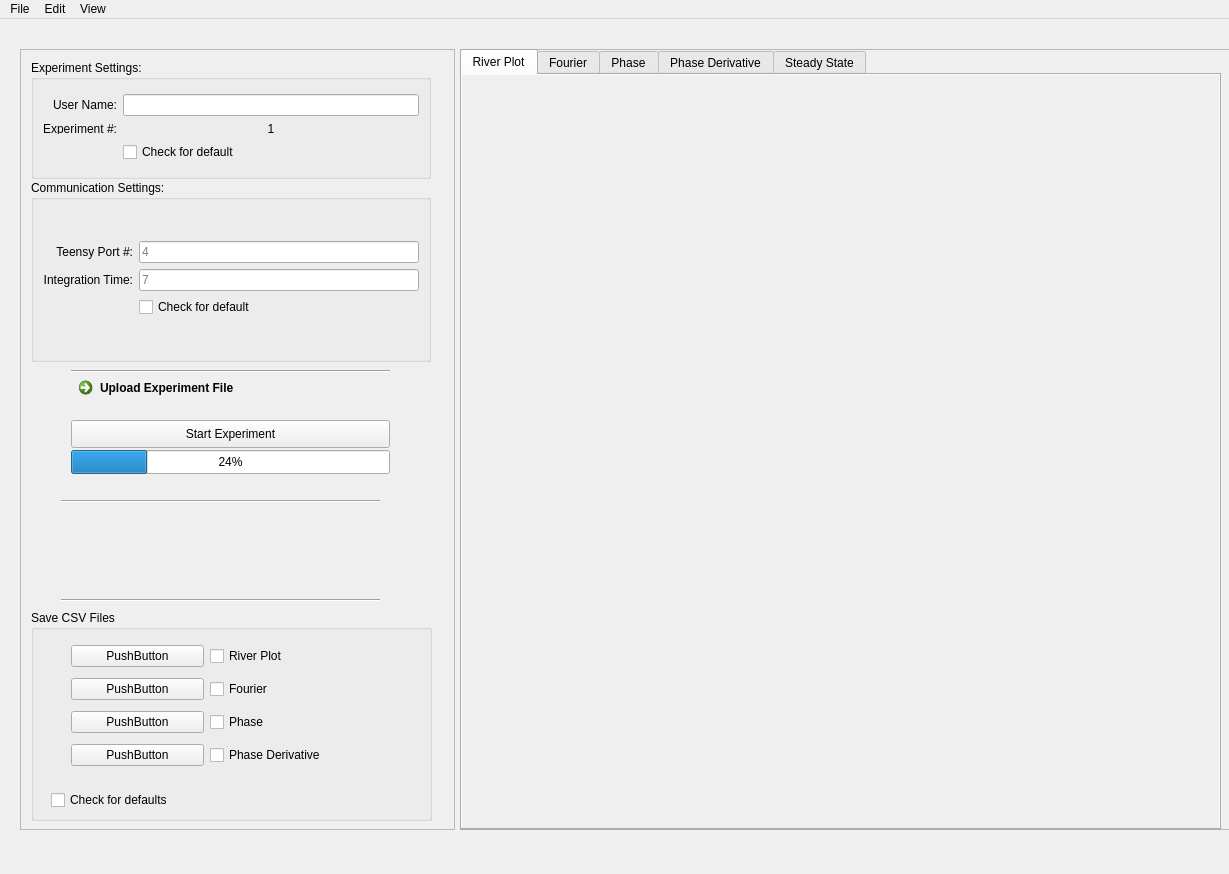
<?xml version="1.0" encoding="UTF-8"?>
<ui version="4.0">
 <class>experimentWindow</class>
 <widget class="QMainWindow" name="experimentWindow">
  <property name="geometry">
   <rect>
    <x>0</x>
    <y>0</y>
    <width>1229</width>
    <height>874</height>
   </rect>
  </property>
  <property name="windowTitle">
   <string>MainWindow</string>
  </property>
  <property name="windowIcon">
   <iconset>
    <normaloff>web.png</normaloff>web.png</iconset>
  </property>
  <widget class="QWidget" name="centralWidge">
   <widget class="QScrollArea" name="userScroll">
    <property name="geometry">
     <rect>
      <x>20</x>
      <y>30</y>
      <width>435</width>
      <height>781</height>
     </rect>
    </property>
    <property name="maximumSize">
     <size>
      <width>435</width>
      <height>16777215</height>
     </size>
    </property>
    <property name="widgetResizable">
     <bool>true</bool>
    </property>
    <widget class="QWidget" name="userInput">
     <property name="geometry">
      <rect>
       <x>0</x>
       <y>0</y>
       <width>433</width>
       <height>779</height>
      </rect>
     </property>
     <widget class="QGroupBox" name="settingsFrame">
      <property name="geometry">
       <rect>
        <x>10</x>
        <y>10</y>
        <width>400</width>
        <height>119</height>
       </rect>
      </property>
      <property name="minimumSize">
       <size>
        <width>400</width>
        <height>100</height>
       </size>
      </property>
      <property name="maximumSize">
       <size>
        <width>16777215</width>
        <height>400</height>
       </size>
      </property>
      <property name="statusTip">
       <string>Experiment settings</string>
      </property>
      <property name="title">
       <string>Experiment Settings:</string>
      </property>
      <layout class="QVBoxLayout" name="verticalLayout_2">
       <item>
        <layout class="QGridLayout" name="settingsInput">
         <item row="0" column="1">
          <widget class="QLineEdit" name="unameInput">
           <property name="focusPolicy">
            <enum>Qt::StrongFocus</enum>
           </property>
           <property name="statusTip">
            <string>Input user name</string>
           </property>
           <property name="autoFillBackground">
            <bool>false</bool>
           </property>
           <property name="inputMask">
            <string/>
           </property>
           <property name="text">
            <string/>
           </property>
           <property name="frame">
            <bool>true</bool>
           </property>
           <property name="cursorPosition">
            <number>0</number>
           </property>
           <property name="readOnly">
            <bool>false</bool>
           </property>
           <property name="clearButtonEnabled">
            <bool>false</bool>
           </property>
          </widget>
         </item>
         <item row="1" column="0">
          <widget class="QLabel" name="expNum">
           <property name="maximumSize">
            <size>
             <width>16777215</width>
             <height>10</height>
            </size>
           </property>
           <property name="statusTip">
            <string>Set experiment number</string>
           </property>
           <property name="text">
            <string>Experiment #:</string>
           </property>
           <property name="alignment">
            <set>Qt::AlignRight|Qt::AlignTrailing|Qt::AlignVCenter</set>
           </property>
          </widget>
         </item>
         <item row="0" column="0">
          <widget class="QLabel" name="unameLabel">
           <property name="text">
            <string>User Name:</string>
           </property>
           <property name="alignment">
            <set>Qt::AlignRight|Qt::AlignTrailing|Qt::AlignVCenter</set>
           </property>
          </widget>
         </item>
         <item row="1" column="1">
          <widget class="QLabel" name="label_13">
           <property name="statusTip">
            <string>Experiment number</string>
           </property>
           <property name="text">
            <string>1</string>
           </property>
           <property name="alignment">
            <set>Qt::AlignCenter</set>
           </property>
          </widget>
         </item>
         <item row="2" column="1">
          <widget class="QCheckBox" name="defaultCheck">
           <property name="statusTip">
            <string>Check for default options</string>
           </property>
           <property name="text">
            <string>Check for default</string>
           </property>
          </widget>
         </item>
        </layout>
       </item>
      </layout>
     </widget>
     <widget class="QGroupBox" name="commFrame">
      <property name="geometry">
       <rect>
        <x>10</x>
        <y>130</y>
        <width>400</width>
        <height>182</height>
       </rect>
      </property>
      <property name="minimumSize">
       <size>
        <width>400</width>
        <height>100</height>
       </size>
      </property>
      <property name="maximumSize">
       <size>
        <width>16777215</width>
        <height>400</height>
       </size>
      </property>
      <property name="statusTip">
       <string>Communication Settings</string>
      </property>
      <property name="title">
       <string>Communication Settings:</string>
      </property>
      <layout class="QVBoxLayout" name="verticalLayout_4">
       <item>
        <layout class="QGridLayout" name="commInput">
         <item row="0" column="1">
          <widget class="QLineEdit" name="teensyInput">
           <property name="statusTip">
            <string>Input user name</string>
           </property>
           <property name="inputMask">
            <string/>
           </property>
           <property name="text">
            <string/>
           </property>
           <property name="frame">
            <bool>true</bool>
           </property>
           <property name="cursorPosition">
            <number>0</number>
           </property>
           <property name="readOnly">
            <bool>false</bool>
           </property>
           <property name="placeholderText">
            <string>4</string>
           </property>
          </widget>
         </item>
         <item row="1" column="0">
          <widget class="QLabel" name="integration">
           <property name="text">
            <string>Integration Time:</string>
           </property>
           <property name="alignment">
            <set>Qt::AlignRight|Qt::AlignTrailing|Qt::AlignVCenter</set>
           </property>
          </widget>
         </item>
         <item row="2" column="1">
          <widget class="QCheckBox" name="checkBox_2">
           <property name="statusTip">
            <string>Check for default</string>
           </property>
           <property name="text">
            <string>Check for default</string>
           </property>
          </widget>
         </item>
         <item row="1" column="1">
          <widget class="QLineEdit" name="integrationInput">
           <property name="statusTip">
            <string>Input user name</string>
           </property>
           <property name="inputMask">
            <string/>
           </property>
           <property name="text">
            <string/>
           </property>
           <property name="frame">
            <bool>true</bool>
           </property>
           <property name="cursorPosition">
            <number>0</number>
           </property>
           <property name="readOnly">
            <bool>false</bool>
           </property>
           <property name="placeholderText">
            <string>7</string>
           </property>
          </widget>
         </item>
         <item row="0" column="0">
          <widget class="QLabel" name="teensyPort">
           <property name="text">
            <string>Teensy Port #:</string>
           </property>
           <property name="alignment">
            <set>Qt::AlignRight|Qt::AlignTrailing|Qt::AlignVCenter</set>
           </property>
          </widget>
         </item>
        </layout>
       </item>
      </layout>
     </widget>
     <widget class="Line" name="line1">
      <property name="geometry">
       <rect>
        <x>50</x>
        <y>320</y>
        <width>319</width>
        <height>3</height>
       </rect>
      </property>
      <property name="orientation">
       <enum>Qt::Horizontal</enum>
      </property>
     </widget>
     <widget class="QCommandLinkButton" name="uploadFile">
      <property name="enabled">
       <bool>true</bool>
      </property>
      <property name="geometry">
       <rect>
        <x>50</x>
        <y>320</y>
        <width>319</width>
        <height>50</height>
       </rect>
      </property>
      <property name="maximumSize">
       <size>
        <width>16777215</width>
        <height>50</height>
       </size>
      </property>
      <property name="cursor">
       <cursorShape>ArrowCursor</cursorShape>
      </property>
      <property name="statusTip">
       <string>Upload an excel file with experiment parameters</string>
      </property>
      <property name="autoFillBackground">
       <bool>false</bool>
      </property>
      <property name="text">
       <string>Upload Experiment File</string>
      </property>
      <property name="autoDefault">
       <bool>false</bool>
      </property>
     </widget>
     <widget class="Line" name="line3">
      <property name="geometry">
       <rect>
        <x>40</x>
        <y>450</y>
        <width>319</width>
        <height>3</height>
       </rect>
      </property>
      <property name="orientation">
       <enum>Qt::Horizontal</enum>
      </property>
     </widget>
     <widget class="QPushButton" name="startButton">
      <property name="geometry">
       <rect>
        <x>50</x>
        <y>370</y>
        <width>319</width>
        <height>28</height>
       </rect>
      </property>
      <property name="statusTip">
       <string>Start running the experiment</string>
      </property>
      <property name="text">
       <string>Start Experiment</string>
      </property>
     </widget>
     <widget class="QProgressBar" name="progressBar">
      <property name="geometry">
       <rect>
        <x>50</x>
        <y>400</y>
        <width>319</width>
        <height>24</height>
       </rect>
      </property>
      <property name="value">
       <number>24</number>
      </property>
      <property name="alignment">
       <set>Qt::AlignCenter</set>
      </property>
     </widget>
     <widget class="Line" name="line4">
      <property name="geometry">
       <rect>
        <x>40</x>
        <y>540</y>
        <width>319</width>
        <height>20</height>
       </rect>
      </property>
      <property name="orientation">
       <enum>Qt::Horizontal</enum>
      </property>
     </widget>
     <widget class="QGroupBox" name="saveBox">
      <property name="geometry">
       <rect>
        <x>10</x>
        <y>560</y>
        <width>401</width>
        <height>211</height>
       </rect>
      </property>
      <property name="title">
       <string>Save CSV Files</string>
      </property>
      <widget class="QWidget" name="gridLayoutWidget">
       <property name="geometry">
        <rect>
         <x>40</x>
         <y>30</y>
         <width>271</width>
         <height>135</height>
        </rect>
       </property>
       <layout class="QGridLayout" name="saveGrid">
        <item row="2" column="1">
         <widget class="QCheckBox" name="phaseCheck">
          <property name="text">
           <string>Phase</string>
          </property>
         </widget>
        </item>
        <item row="1" column="1">
         <widget class="QCheckBox" name="fourierCheck">
          <property name="text">
           <string>Fourier</string>
          </property>
         </widget>
        </item>
        <item row="3" column="1">
         <widget class="QCheckBox" name="pdCheck">
          <property name="text">
           <string>Phase Derivative</string>
          </property>
         </widget>
        </item>
        <item row="0" column="1">
         <widget class="QCheckBox" name="riverCheck">
          <property name="text">
           <string>River Plot</string>
          </property>
         </widget>
        </item>
        <item row="0" column="0">
         <widget class="QPushButton" name="riverLoc">
          <property name="text">
           <string>PushButton</string>
          </property>
         </widget>
        </item>
        <item row="1" column="0">
         <widget class="QPushButton" name="fourierLoc">
          <property name="text">
           <string>PushButton</string>
          </property>
         </widget>
        </item>
        <item row="2" column="0">
         <widget class="QPushButton" name="phaseLoc">
          <property name="text">
           <string>PushButton</string>
          </property>
         </widget>
        </item>
        <item row="3" column="0">
         <widget class="QPushButton" name="pdLoc">
          <property name="text">
           <string>PushButton</string>
          </property>
         </widget>
        </item>
       </layout>
      </widget>
      <widget class="QCheckBox" name="saveCheck">
       <property name="geometry">
        <rect>
         <x>20</x>
         <y>180</y>
         <width>181</width>
         <height>20</height>
        </rect>
       </property>
       <property name="text">
        <string>Check for defaults</string>
       </property>
      </widget>
     </widget>
     <widget class="QLabel" name="progressText">
      <property name="geometry">
       <rect>
        <x>40</x>
        <y>460</y>
        <width>311</width>
        <height>91</height>
       </rect>
      </property>
      <property name="autoFillBackground">
       <bool>false</bool>
      </property>
      <property name="text">
       <string/>
      </property>
      <property name="alignment">
       <set>Qt::AlignLeading|Qt::AlignLeft|Qt::AlignTop</set>
      </property>
     </widget>
    </widget>
   </widget>
   <widget class="QFrame" name="plotFrame">
    <property name="geometry">
     <rect>
      <x>460</x>
      <y>30</y>
      <width>1040</width>
      <height>781</height>
     </rect>
    </property>
    <property name="accessibleName">
     <string>Plot Frame</string>
    </property>
    <property name="accessibleDescription">
     <string>Frame containing tabs for experiment plots</string>
    </property>
    <property name="frameShape">
     <enum>QFrame::StyledPanel</enum>
    </property>
    <property name="frameShadow">
     <enum>QFrame::Raised</enum>
    </property>
    <widget class="QTabWidget" name="tabs">
     <property name="geometry">
      <rect>
       <x>0</x>
       <y>0</y>
       <width>761</width>
       <height>781</height>
      </rect>
     </property>
     <property name="maximumSize">
      <size>
       <width>1000</width>
       <height>16777215</height>
      </size>
     </property>
     <property name="statusTip">
      <string>Plot tabs</string>
     </property>
     <property name="currentIndex">
      <number>0</number>
     </property>
     <widget class="QWidget" name="riverTab">
      <property name="statusTip">
       <string>Plotting River Plot</string>
      </property>
      <attribute name="title">
       <string>River Plot</string>
      </attribute>
      <widget class="MplWidget" name="mplRiver" native="true">
       <property name="geometry">
        <rect>
         <x>0</x>
         <y>0</y>
         <width>761</width>
         <height>761</height>
        </rect>
       </property>
       <property name="minimumSize">
        <size>
         <width>500</width>
         <height>500</height>
        </size>
       </property>
       <property name="autoFillBackground">
        <bool>true</bool>
       </property>
      </widget>
     </widget>
     <widget class="QWidget" name="fourierTab">
      <property name="statusTip">
       <string>Plotting first frequency of fourier transfrom</string>
      </property>
      <attribute name="title">
       <string>Fourier</string>
      </attribute>
      <widget class="MplWidget" name="mplRiver_2" native="true">
       <property name="geometry">
        <rect>
         <x>0</x>
         <y>0</y>
         <width>761</width>
         <height>761</height>
        </rect>
       </property>
       <property name="minimumSize">
        <size>
         <width>500</width>
         <height>500</height>
        </size>
       </property>
       <property name="autoFillBackground">
        <bool>true</bool>
       </property>
      </widget>
     </widget>
     <widget class="QWidget" name="phaseTab">
      <property name="statusTip">
       <string>Plotting phase of spectrum</string>
      </property>
      <attribute name="title">
       <string>Phase</string>
      </attribute>
      <widget class="MplWidget" name="mplRiver_3" native="true">
       <property name="geometry">
        <rect>
         <x>0</x>
         <y>0</y>
         <width>761</width>
         <height>761</height>
        </rect>
       </property>
       <property name="minimumSize">
        <size>
         <width>500</width>
         <height>500</height>
        </size>
       </property>
       <property name="autoFillBackground">
        <bool>true</bool>
       </property>
      </widget>
     </widget>
     <widget class="QWidget" name="pdTab">
      <property name="statusTip">
       <string>Plotting phase derivative</string>
      </property>
      <attribute name="title">
       <string>Phase Derivative</string>
      </attribute>
      <widget class="MplWidget" name="mplRiver_4" native="true">
       <property name="geometry">
        <rect>
         <x>0</x>
         <y>0</y>
         <width>761</width>
         <height>761</height>
        </rect>
       </property>
       <property name="minimumSize">
        <size>
         <width>500</width>
         <height>500</height>
        </size>
       </property>
       <property name="autoFillBackground">
        <bool>true</bool>
       </property>
      </widget>
     </widget>
     <widget class="QWidget" name="steadyTab">
      <property name="statusTip">
       <string>Plotting steady state condition and peaks</string>
      </property>
      <attribute name="title">
       <string>Steady State</string>
      </attribute>
      <widget class="MplWidget" name="mplRiver_5" native="true">
       <property name="geometry">
        <rect>
         <x>0</x>
         <y>0</y>
         <width>761</width>
         <height>761</height>
        </rect>
       </property>
       <property name="minimumSize">
        <size>
         <width>500</width>
         <height>500</height>
        </size>
       </property>
       <property name="autoFillBackground">
        <bool>true</bool>
       </property>
      </widget>
     </widget>
    </widget>
   </widget>
  </widget>
  <widget class="QMenuBar" name="menubar">
   <property name="geometry">
    <rect>
     <x>0</x>
     <y>0</y>
     <width>1229</width>
     <height>26</height>
    </rect>
   </property>
   <widget class="QMenu" name="menuFile">
    <property name="title">
     <string>File</string>
    </property>
    <addaction name="actionSave"/>
    <addaction name="separator"/>
    <addaction name="actionExit"/>
   </widget>
   <widget class="QMenu" name="menuUndo">
    <property name="title">
     <string>Edit</string>
    </property>
    <addaction name="actionUndo"/>
    <addaction name="actionRedo"/>
    <addaction name="separator"/>
   </widget>
   <widget class="QMenu" name="menuView">
    <property name="title">
     <string>View</string>
    </property>
    <addaction name="actionFullscreen"/>
    <addaction name="actionMinimize"/>
   </widget>
   <addaction name="menuFile"/>
   <addaction name="menuUndo"/>
   <addaction name="menuView"/>
  </widget>
  <action name="actionSave">
   <property name="text">
    <string>Save</string>
   </property>
  </action>
  <action name="actionExit">
   <property name="text">
    <string>Exit</string>
   </property>
  </action>
  <action name="actionUndo">
   <property name="text">
    <string>Undo</string>
   </property>
  </action>
  <action name="actionRedo">
   <property name="text">
    <string>Redo</string>
   </property>
  </action>
  <action name="actionPreferences">
   <property name="text">
    <string>Preferences</string>
   </property>
  </action>
  <action name="actionPreferences_2">
   <property name="text">
    <string>Preferences</string>
   </property>
  </action>
  <action name="actionFullscreen">
   <property name="text">
    <string>Fullscreen</string>
   </property>
  </action>
  <action name="actionMinimize">
   <property name="text">
    <string>Minimize</string>
   </property>
  </action>
 </widget>
 <customwidgets>
  <customwidget>
   <class>MplWidget</class>
   <extends>QWidget</extends>
   <header>mplwidget.h</header>
   <container>1</container>
  </customwidget>
 </customwidgets>
 <resources/>
 <connections/>
</ui>
